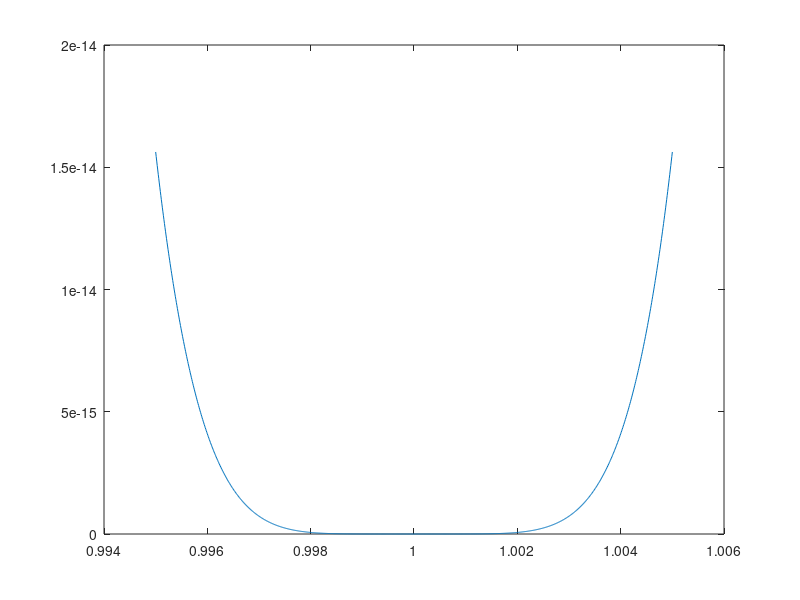
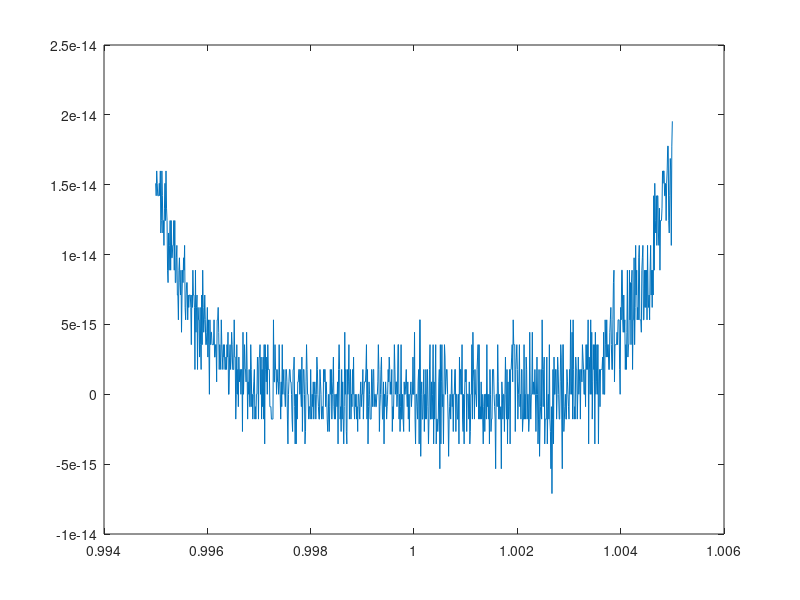

These figures' MATLAB source, in order:
% Esercizio 02

% Dati
format long
x = [0.995:0.00001:1.005];

% Richieste
y1 = (x-1).^6;
y2 = x.^6 - 6*x.^5 + 15*x.^4 - 20*x.^3 + 15*x.^2 - 6*x + 1;

figure(1)
plot(x,y1)
figure(2)
plot(x,y2)
